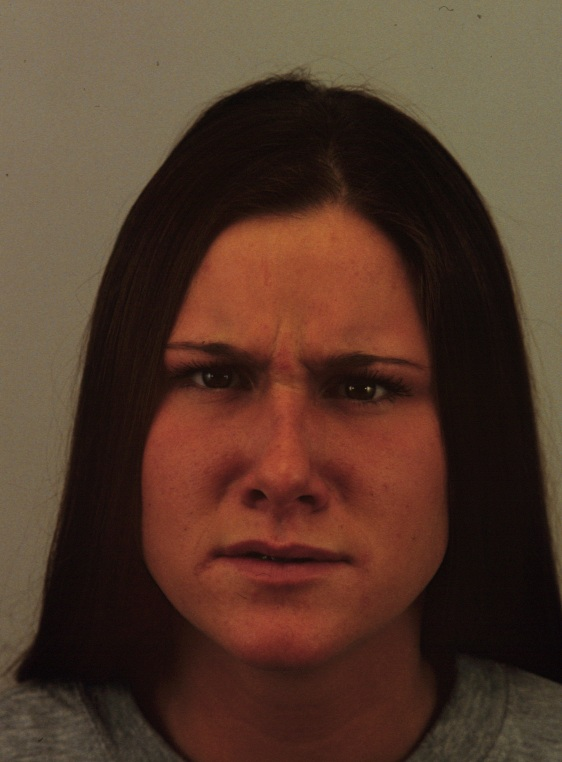
#> input picture teamproject 2차/data/image/anger/10.jpg, 562 x 762 px; its folder holds 4 pictures in this run
$ jupyter execute --allow-errors face.ipynb
#> lines starting #> are read from the running program, lines starting #| are printed output that depends on the picture
[cell 1]
from PIL import Image
import os, glob, numpy as np
from sklearn.model_selection import train_test_split

caltech_dir = "./multi_img_data/imgs_others/train"
categories = ["anger", "happy", "sad", "suprised"]
nb_classes = len(categories)

image_w = 64
image_h = 64

pixels = image_h * image_w * 3

X = []
y = []

for idx, cat in enumerate(categories):

    #one-hot 돌리기.
    label = [0 for i in range(nb_classes)]
    label[idx] = 1

    image_dir = caltech_dir + "/" + cat
    files = glob.glob(image_dir+"/*.jpg")
    print(cat, " 파일 길이 : ", len(files))
    for i, f in enumerate(files):
        img = Image.open(f)
#> img is the input picture: PIL image 562x762 RGB; mean R, G, B 83.5, 57.1, 42.8
        img = img.convert("RGB")
        img = img.resize((image_w, image_h))
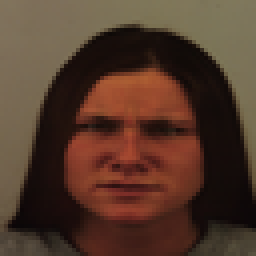
#> img: PIL image 64x64 RGB (shown 4 times larger); mean R, G, B 83.5, 57.1, 42.8
        data = np.asarray(img)

        X.append(data)
        y.append(label)

        if i % 700 == 0:
            print(cat, " : ", f)

X = np.array(X)
y = np.array(y)
#1 0 0 0 이면 airplanes
#0 1 0 0 이면 buddha 이런식


X_train, X_test, y_train, y_test = train_test_split(X, y)
xy = (X_train, X_test, y_train, y_test)
#> (the rest of this cell did not finish here and is left out)
